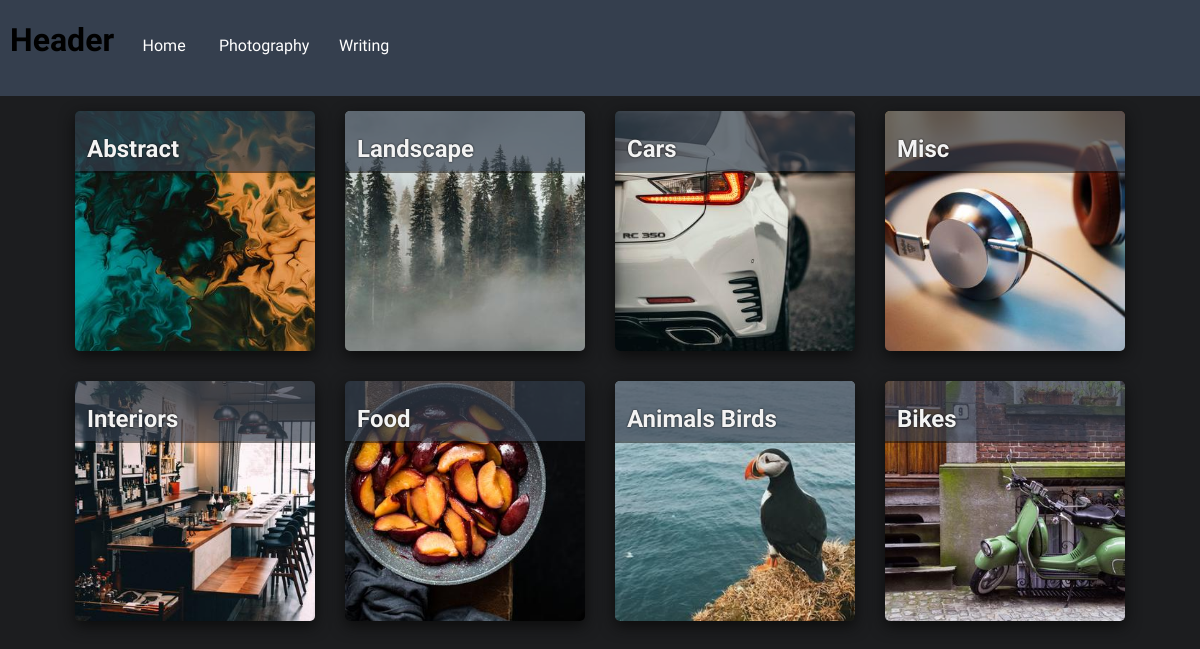
The page /photography/ on the database its author committed.
### main_site/models.py (models this page shows, shortened)
class Photo(models.Model):
    id = models.AutoField(primary_key=True)
    image = models.ImageField(upload_to='images/')
    thumbnail = models.ImageField(upload_to='thumbnails/', blank=True, null=True)
    title = models.CharField(max_length=100)
    description = models.CharField(max_length=750)
    tag = models.ManyToManyField('Tag')
    published = models.BooleanField(default=True)
    published_date = models.DateTimeField(blank=True, null=True, auto_now_add=True)
    class Meta:
        ordering = ['published_date']
    def get_tag(self):
        return "\n".join([tag.tag for tag in self.tag.all()])
    def get_tag_id(self):
        return "\n".join([str(tag.id) for tag in self.tag.all()])

class Tag(models.Model):
    id = models.AutoField(primary_key=True)
    tag = models.CharField(max_length=100)
    def __str__(self):
        return self.tag

### main_site/views.py (the view)
# urls.py: path('photography/', views.photo_tags, name='photo'),
def photo_tags(request):
    tags = Tag.objects.all()
    photos = Photo.objects.none()
    for tag in tags:
        photos = photos | Photo.objects.filter(tag__tag=tag).order_by('?')[:1]
    photos.order_by('id')
    data = serializers.serialize('json', photos)
    context = {
        'photos': photos,
        'data': data
    }
    return render(request, 'photos_tags.html', context=context)

### main_site/templates/photos_tags.html (shortened to what this page needs)
{% extends "base_generic.html" %}
{% load static %}
{% block content %}
    <div class="photo-grid">
    {% for photo in photos %}
        <div class="item">
            <div class="tag-text-container">
                <p class="tag-text">{{ photo.get_tag }}</p>
            </div>
            <a href="./{{ photo.get_tag_id }}">
                <img id="{{ photo.pk }}" class="photo-page-img" alt="{{ photo.title }}" src="{{ photo.thumbnail.url }}">
            </a>
        </div>
    {% endfor %}
    </div>
{% endblock %}

### main_site/static/css/styles.css (style rules this page uses)
:root { --color-primary: #1c1d1f; --color-secondary: #353f4e; --color-secondary-alpha: #353f4eb0; --color-tertiary: #2b9fc8; --color-quaternary: #bed8e8; --color-text: #f3f3f3; --tile-size-vw: 20vw; --tile-size-per: 20%; }
html body { margin: 0; padding: 0; overflow-x: hidden; background-color: var(--color-primary); font-family: 'Open Sans Condensed', sans-serif; }
.photo-grid { display: flex; flex-wrap: wrap; justify-content: center; }
.photo-page-img { position: relative; flex: 0 0 20%; width: var(--tile-size-vw); height: var(--tile-size-vw); object-fit: cover; cursor: pointer; transition: 0.3s; box-shadow: 0px 5px 15px rgb(12, 12, 12); border-radius: 5px; }
.tag-text-container { position: absolute; background-color: var(--color-secondary-alpha);; width: var(--tile-size-per); height: 5vw; border-radius: 5px 5px 0px 0px; box-shadow: 0px 2px 0px rgba(12, 12, 12, 0.5); z-index: 1; }
.tag-text { position: relative; left: 1vw; font-size: 2vw; font-weight: bold; color: var(--color-text); text-shadow: 0px 0px 2px black; }
.item { height: var(--tile-size-vw); width: var(--tile-size-vw); padding: 15px }

### rows shown on the page
Photo: get_tag "Abstract", thumbnail (picture)
Photo: get_tag "Landscape", thumbnail (picture)
Photo: get_tag "Cars", thumbnail (picture)
Photo: get_tag "Misc", thumbnail (picture)
Photo: get_tag "Interiors", thumbnail (picture)
Photo: get_tag "Food", thumbnail (picture)
Photo: get_tag "Animals Birds", thumbnail (picture)
Photo: get_tag "Bikes", thumbnail (picture)
